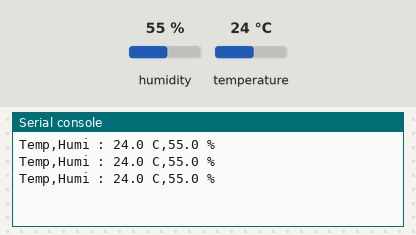
This program was run on a simulated ESP8266 board running MicroPython. On the bench: the last lines printed to the serial console. The test bench sets the inputs (shaded band); at power-on: humidity 55 %, temperature 24 °C.

Above: at 1.2 s.
1.3 s: humidity set to 22 %
At 2.0 s:
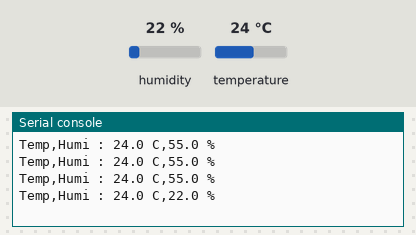
2.8 s: temperature set to 12 °C
At 3.6 s:
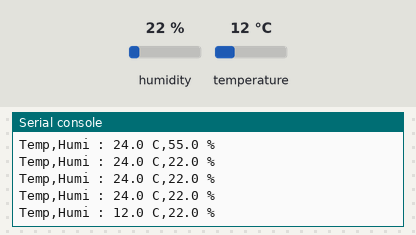
4.3 s: humidity set to 40 %
At 4.3 s:
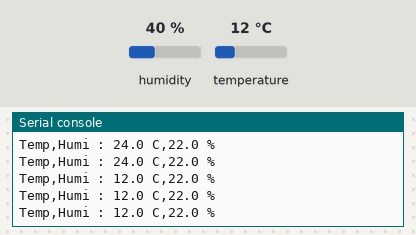
Timing chart, 0 to 7.3 s (numbered marks = the images above; inputs shaded):
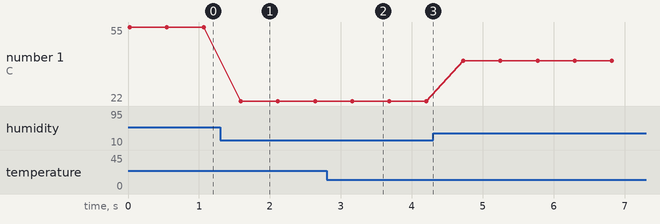

The program:

DHT22.py
```python
from machine import Pin
import dht
import time


pin  = Pin(12)
sensor = dht.DHT22(pin)


#for i in range(10):
while True:
	sensor.measure()
	t = str(sensor.temperature())
	h = str(sensor.humidity())
	print("Temp,Humi : {} C,{} %".format(t,h))
	time.sleep_ms(500)
```

Measured:
- after the input at 1.3 s, the serial console: prints a new line after 0.29 s (image 1)
- after the input at 2.8 s, the serial console: prints a new line after 0.36 s (image 2)
- plotted number 1: 55 → 22 after the input at 1.3 s, 22 → 40 after the input at 4.3 s
